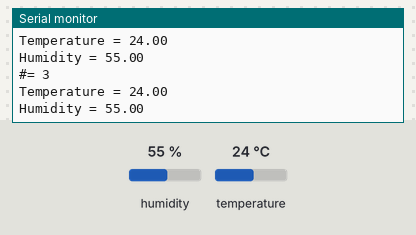
Bench run of a sketch on a simulated ESP8266 (NodeMCU). On the bench: the last lines printed to the serial monitor. The inputs (shaded band) are chosen by the test bench; at power-on: humidity 55 %, temperature 24 °C.

Above: at 3.8 s.
3.9 s: humidity set to 22 %
At 7.2 s:
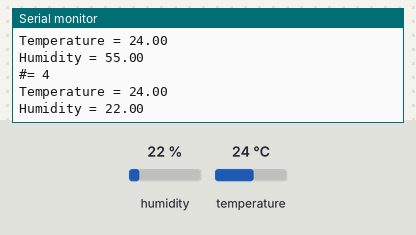
7.8 s: temperature set to 12 °C
At 10.4 s:
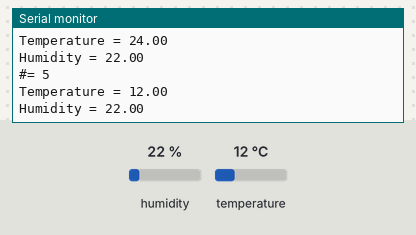
11.7 s: humidity set to 40 %
At 13.5 s:
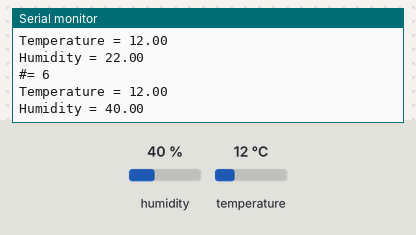
Timing chart, 0 to 15.0 s (numbered marks = the images above; inputs shaded):
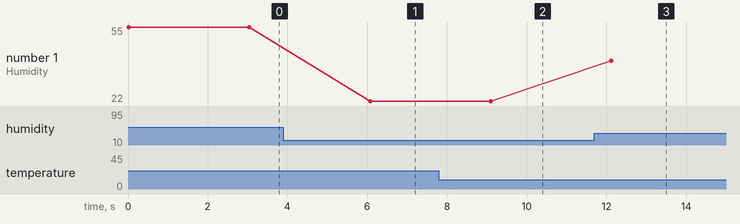

The sketch:

sensor.ino
```cpp
#include "DHT.h"


#define DHTPIN D7

#define DHTTYPE DHT11

DHT dht(DHTPIN, DHTTYPE);

void setup(){
  Serial.begin(9600);
  dht.begin();
}
int counter = 1;
void loop()
{

  counter++;
  Serial.print("#= ");
  Serial.println(counter);
  Serial.print("Temperature = ");
  Serial.println( dht.readTemperature());
  Serial.print("Humidity = ");
  Serial.println( dht.readHumidity());
  delay(3000);
}
```

Measured:
- after the input at 3.9 s, the serial monitor: prints a new line after 2.2 s (image 1)
- after the input at 7.8 s, the serial monitor: prints a new line after 1.3 s (image 2)
- after the input at 11.7 s, the serial monitor: prints a new line after 0.42 s (image 3)
- plotted number 1: 55 → 22 after the input at 3.9 s, 22 → 40 after the input at 11.7 s
